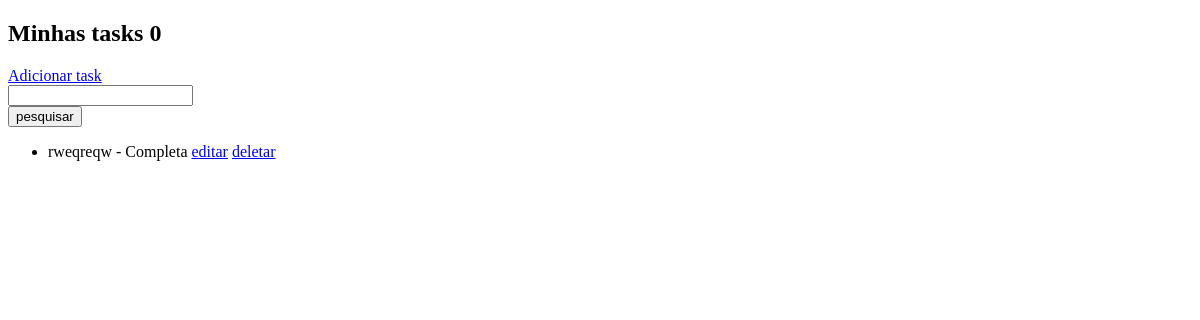
The app's page /tasks (signed in), older data.
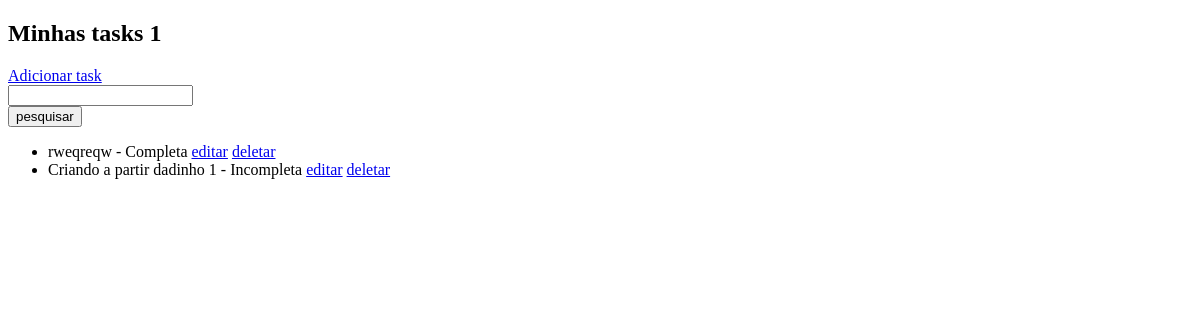
The same page, newer data.
### tasks/models.py (models this page shows, shortened)
class Task(models.Model):
    title = models.CharField(max_length=30)
    description = models.TextField()
    is_done = models.BooleanField(default=False)
    user = models.ForeignKey(User, on_delete=models.CASCADE, default=USER_ID)

### tasks/views.py (the view)
# urls.py: path('tasks', TaskList.as_view(), name='list_task'),
class TaskList(LoginRequiredMixin, ListView):
    model = Task
    context_object_name = 'tasks'
    def get_context_data(self, *, object_list=None, **kwargs):
        context = super().get_context_data(**kwargs)
        context['tasks'] = context['tasks'].filter(user=self.request.user)
        context['count'] = context['tasks'].filter(is_done=False).count()
        search_query = self.request.GET.get('search-query') or ''
        if search_query:
            context['tasks'] = context['tasks'].filter(title__icontains=search_query)
        context['search_input'] = search_query
        return context

### tasks/templates/tasks/task_list.html (shortened to what this page needs)
{% extends 'tasks/layouts/base.html' %}
{% block content%}
    <h2>Minhas tasks  {{count}}</h2>
    <a href="{% url 'tasks:create_task' %}">Adicionar task</a>
    <form method="get" action="{% url 'tasks:list_task'%}">
        <label>
            <input type="text" name="search-query" value="{{search_input}}">
        </label>
        <button type="submit">pesquisar</button>
    </form>
    <ul>
        {% for task in tasks %}
            <li>
                <span>{{task.title}}</span> -
                {% if task.is_done %}
                    <span>Completa</span>
                {% else %}
                    <span>Incompleta</span>
                {% endif%}
                <a href="{% url 'tasks:edit_task' task.pk %}">editar</a>
                <a href="{% url 'tasks:delete_task' task.pk %}">deletar</a>
            </li>
        {% endfor %}
    </ul>
{% endblock content %}

Row changes from the older to the newer data that the page shows:
added Task: title "Criando a partir dadinho 1", is_done "Incompleta"
Text that changed along with them:
{{ count }}: "0" → "1"
